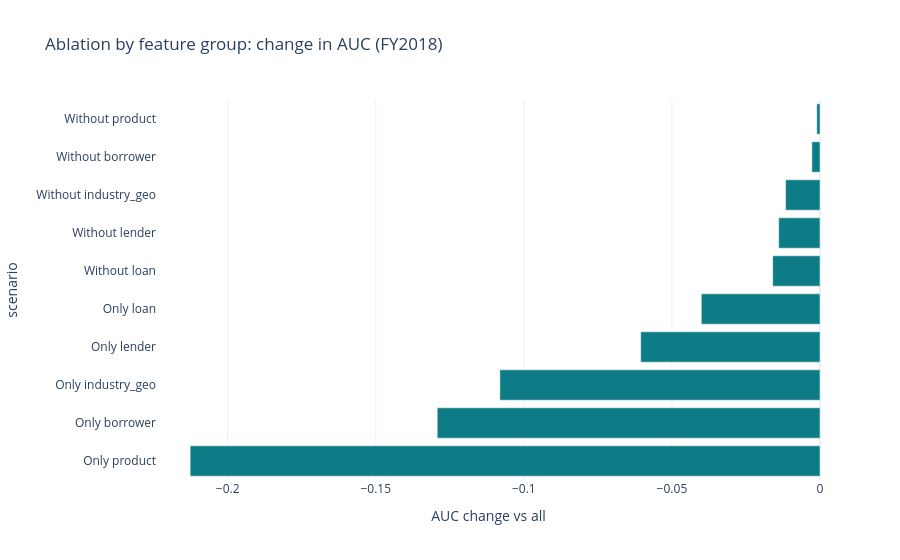

The notebook cell this image was saved under:
### Markdown cell above
## 4. Ablation study A: which feature groups matter?
*Why:* remove one group at a time (how much does accuracy fall?) and use each group alone (how much does it carry by itself?).

### Code cell
rows = [{"scenario": "All features", "AUC": mfull["AUC"], "PR-AUC": mfull["PR-AUC"], "features": len(FEATS)}]
for g, fs in GROUPS.items():
    keep = [f for f in FEATS if f not in fs]
    p = tuned().fit(tr[keep], ytr).predict_proba(va[keep])[:, 1]
    rows.append({"scenario": f"Without {g}", "AUC": roc_auc_score(yva, p), "PR-AUC": average_precision_score(yva, p), "features": len(keep)})
for g, fs in GROUPS.items():
    p = tuned().fit(tr[fs], ytr).predict_proba(va[fs])[:, 1]
    rows.append({"scenario": f"Only {g}", "AUC": roc_auc_score(yva, p), "PR-AUC": average_precision_score(yva, p), "features": len(fs)})
abl = pd.DataFrame(rows)
abl["AUC change vs all"] = abl["AUC"] - mfull["AUC"]
display(abl.round(4))
px.bar(abl.iloc[1:].sort_values("AUC change vs all"), x="AUC change vs all", y="scenario", orientation="h",
       color_discrete_sequence=[TEAL], template="plotly_white", title="Ablation by feature group: change in AUC (FY2018)").show()

### Figure 1 — Plotly figure (JSON) as saved in the notebook; plotly's stock layout.template omitted (floating-point values rounded to 4 significant figures)
{"data": [{"hovertemplate": "AUC change vs all=%{x}<br>scenario=%{y}<extra></extra>", "legendgroup": "", "marker": {"color": "#0E7C86", "pattern": {"shape": ""}}, "name": "", "orientation": "h", "showlegend": false, "textposition": "auto", "type": "bar", "x": [-0.2127, -0.1292, -0.1081, -0.06055, -0.04009, -0.01597, -0.01395, -0.01162, -0.002758, -0.001097], "xaxis": "x", "y": ["Only product", "Only borrower", "Only industry_geo", "Only lender", "Only loan", "Without loan", "Without lender", "Without industry_geo", "Without borrower", "Without product"], "yaxis": "y"}], "layout": {"barmode": "relative", "legend": {"tracegroupgap": 0}, "title": {"text": "Ablation by feature group: change in AUC (FY2018)"}, "xaxis": {"anchor": "y", "domain": [0, 1], "title": {"text": "AUC change vs all"}}, "yaxis": {"anchor": "x", "domain": [0, 1], "title": {"text": "scenario"}}}}
